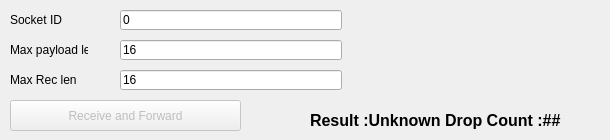
         <widget class="QWidget" name="widget">
          <attribute name="title">
           <string>Receive and forward</string>
          </attribute>
          <widget class="QLabel" name="label_14">
           <property name="geometry">
            <rect>
             <x>10</x>
             <y>10</y>
             <width>78</width>
             <height>20</height>
            </rect>
           </property>
           <property name="text">
            <string>Socket ID</string>
           </property>
          </widget>
          <widget class="QLabel" name="label_15">
           <property name="geometry">
            <rect>
             <x>10</x>
             <y>40</y>
             <width>78</width>
             <height>20</height>
            </rect>
           </property>
           <property name="text">
            <string>Max payload len</string>
           </property>
          </widget>
          <widget class="QLineEdit" name="rcvFwdMaxFwd">
           <property name="geometry">
            <rect>
             <x>120</x>
             <y>40</y>
             <width>222</width>
             <height>20</height>
            </rect>
           </property>
           <property name="text">
            <string>16</string>
           </property>
          </widget>
          <widget class="QLabel" name="rcvFwdResult">
           <property name="geometry">
            <rect>
             <x>310</x>
             <y>110</y>
             <width>291</width>
             <height>20</height>
            </rect>
           </property>
           <property name="font">
            <font>
             <pointsize>12</pointsize>
             <weight>75</weight>
             <bold>true</bold>
            </font>
           </property>
           <property name="text">
            <string>Result :Unknown Drop Count :##</string>
           </property>
          </widget>
          <widget class="QLineEdit" name="rcvFwdSocketId">
           <property name="geometry">
            <rect>
             <x>120</x>
             <y>10</y>
             <width>222</width>
             <height>20</height>
            </rect>
           </property>
           <property name="text">
            <string>0</string>
           </property>
          </widget>
          <widget class="QLineEdit" name="rcvFwdMaxLen">
           <property name="geometry">
            <rect>
             <x>120</x>
             <y>70</y>
             <width>222</width>
             <height>20</height>
            </rect>
           </property>
           <property name="text">
            <string>16</string>
           </property>
          </widget>
          <widget class="QPushButton" name="Button_recvAndFwd">
           <property name="enabled">
            <bool>false</bool>
           </property>
           <property name="geometry">
            <rect>
             <x>10</x>
             <y>100</y>
             <width>231</width>
             <height>31</height>
            </rect>
           </property>
           <property name="text">
            <string>Receive and Forward</string>
           </property>
          </widget>
          <widget class="QLabel" name="label_16">
           <property name="geometry">
            <rect>
             <x>10</x>
             <y>70</y>
             <width>78</width>
             <height>20</height>
            </rect>
           </property>
           <property name="text">
            <string>Max Rec len</string>
           </property>
          </widget>
         </widget>
